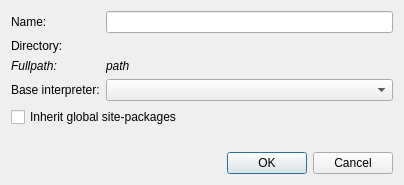
<?xml version="1.0" encoding="UTF-8"?>
<ui version="4.0">
 <class>Dialog</class>
 <widget class="QDialog" name="Dialog">
  <property name="geometry">
   <rect>
    <x>0</x>
    <y>0</y>
    <width>404</width>
    <height>185</height>
   </rect>
  </property>
  <property name="windowTitle">
   <string>Create virtual environment</string>
  </property>
  <property name="windowIcon">
   <iconset resource="qidle.qrc">
    <normaloff>:/icons/interpreter-venv.png</normaloff>:/icons/interpreter-venv.png</iconset>
  </property>
  <layout class="QGridLayout" name="gridLayout">
   <item row="0" column="0">
    <layout class="QFormLayout" name="formLayout_2">
     <property name="fieldGrowthPolicy">
      <enum>QFormLayout::AllNonFixedFieldsGrow</enum>
     </property>
     <item row="0" column="0">
      <widget class="QLabel" name="label">
       <property name="text">
        <string>Name:</string>
       </property>
      </widget>
     </item>
     <item row="0" column="1">
      <widget class="QLineEdit" name="lineedit_name"/>
     </item>
     <item row="1" column="0">
      <widget class="QLabel" name="label_2">
       <property name="text">
        <string>Directory:</string>
       </property>
      </widget>
     </item>
     <item row="1" column="1">
      <widget class="FilePicker" name="dir_picker" native="true"/>
     </item>
     <item row="3" column="0">
      <widget class="QLabel" name="label_3">
       <property name="text">
        <string>Base interpreter:</string>
       </property>
      </widget>
     </item>
     <item row="3" column="1">
      <widget class="QComboBox" name="combo_interpreters"/>
     </item>
     <item row="2" column="0">
      <widget class="QLabel" name="label_4">
       <property name="font">
        <font>
         <italic>true</italic>
        </font>
       </property>
       <property name="text">
        <string>Fullpath:</string>
       </property>
      </widget>
     </item>
     <item row="2" column="1">
      <widget class="QLabel" name="label_full_path">
       <property name="font">
        <font>
         <italic>true</italic>
        </font>
       </property>
       <property name="text">
        <string>path</string>
       </property>
      </widget>
     </item>
    </layout>
   </item>
   <item row="3" column="0">
    <widget class="QDialogButtonBox" name="buttonBox">
     <property name="orientation">
      <enum>Qt::Horizontal</enum>
     </property>
     <property name="standardButtons">
      <set>QDialogButtonBox::Cancel|QDialogButtonBox::Ok</set>
     </property>
    </widget>
   </item>
   <item row="1" column="0">
    <widget class="QCheckBox" name="check_box_site_packages">
     <property name="text">
      <string>Inherit global site-packages</string>
     </property>
    </widget>
   </item>
   <item row="2" column="0">
    <spacer name="verticalSpacer">
     <property name="orientation">
      <enum>Qt::Vertical</enum>
     </property>
     <property name="sizeHint" stdset="0">
      <size>
       <width>20</width>
       <height>40</height>
      </size>
     </property>
    </spacer>
   </item>
  </layout>
 </widget>
 <customwidgets>
  <customwidget>
   <class>FilePicker</class>
   <extends>QWidget</extends>
   <header>qidle.widgets.picker</header>
   <container>1</container>
  </customwidget>
 </customwidgets>
 <resources>
  <include location="qidle.qrc"/>
 </resources>
 <connections>
  <connection>
   <sender>buttonBox</sender>
   <signal>accepted()</signal>
   <receiver>Dialog</receiver>
   <slot>accept()</slot>
   <hints>
    <hint type="sourcelabel">
     <x>248</x>
     <y>254</y>
    </hint>
    <hint type="destinationlabel">
     <x>157</x>
     <y>274</y>
    </hint>
   </hints>
  </connection>
  <connection>
   <sender>buttonBox</sender>
   <signal>rejected()</signal>
   <receiver>Dialog</receiver>
   <slot>reject()</slot>
   <hints>
    <hint type="sourcelabel">
     <x>316</x>
     <y>260</y>
    </hint>
    <hint type="destinationlabel">
     <x>286</x>
     <y>274</y>
    </hint>
   </hints>
  </connection>
 </connections>
</ui>
